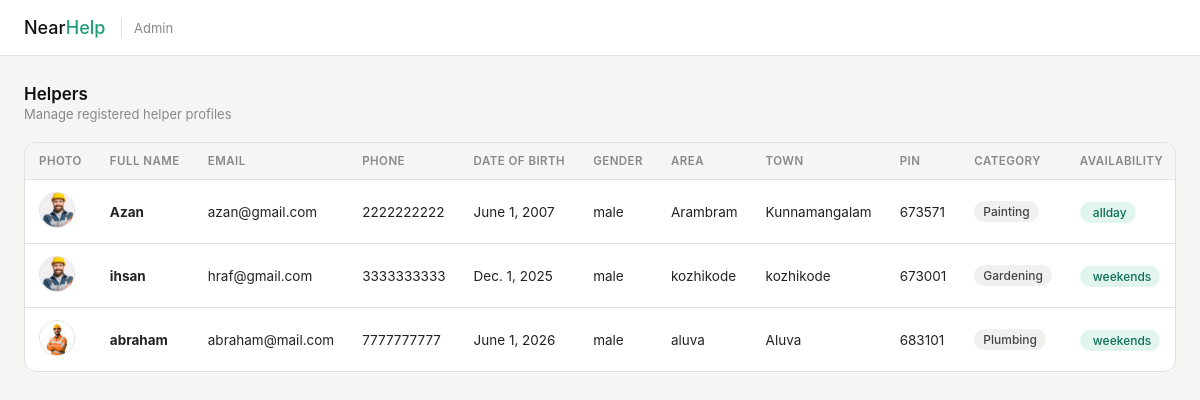
/Helper_data_table, run on an earlier commit of the app's database.
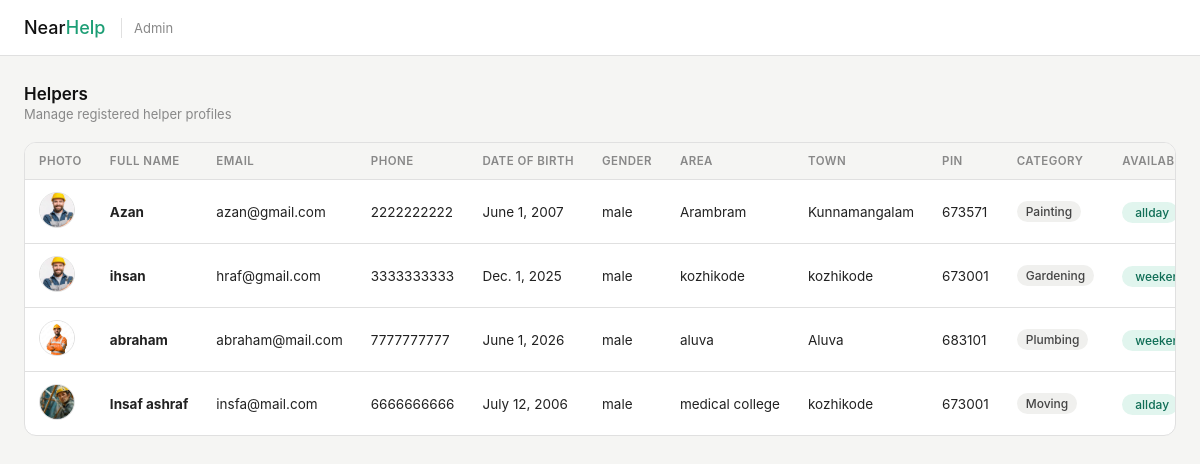
And on a later commit of the database.
### projectnearhelpapp/models.py (models this page shows)
class Helper_details(models.Model):
        user = models.OneToOneField(settings.AUTH_USER_MODEL, on_delete=models.CASCADE , related_name='helper_details', null=True, blank=True)
        Fullname = models.CharField(max_length=50)
        Dob = models.DateField()
        Gender = models.CharField()
        Phone_number = models.CharField()
        Email = models.CharField()
        Photo = models.ImageField(upload_to="photos/" , blank=True, null=True)
        Area = models.CharField(max_length=100, null=True, blank=True)
        Town = models.CharField(max_length=100)
        Pin = models.IntegerField()
        Category = models.CharField()
        Availability = models.CharField()
        Password = models.CharField(max_length=128)

### projectnearhelpapp/views.py (the view)
# urls.py: path('Helper_data_table',views.Helper_data_table,name='Helper_data_table'),
def Helper_data_table(request):
    alldata = Helper_details.objects.all()
    return render(request,'admin_dashboard/helper_data_table.html',{'helperdata':alldata})

### projectnearhelpapp/templates/admin_dashboard/helper_data_table.html (shortened to what this page needs)
<!DOCTYPE html>
<html lang="en">
<head>
    {% load static %}
    <link rel="stylesheet" href="https://cdn.jsdelivr.net/npm/@tabler/icons-webfont@latest/tabler-icons.min.css">
    <link rel="stylesheet" href="{% static 'css/admin_dashboard/helper_data_table.css' %}">
</head>
<body>
    <nav>
        <a class="logo" href="#">Near<span>Help</span></a>
        <span class="nav-label">Admin</span>
    </nav>
    <div class="page">
        <div class="page-header">
            <div>
                <div class="page-title">Helpers</div>
                <div class="page-subtitle">Manage registered helper profiles</div>
            </div>
        </div>
        <div class="table-card">
            <div class="table-wrapper">
                <table>
                    <thead>
                        <tr>
                            <th>Photo</th>
                            <th>Full Name</th>
                            <th>Email</th>
                            <th>Phone</th>
                            <th>Date of Birth</th>
                            <th>Gender</th>
                            <th>Area</th>
                            <th>Town</th>
                            <th>PIN</th>
                            <th>Category</th>
                            <th>Availability</th>
                        </tr>
                    </thead>
                    <tbody>
                        {% for i in helperdata %}
                        <tr>
                            <td class="photo-cell">
                                {% if i.Photo %}
                                    <img src="{{ i.Photo.url }}" alt="Photo">
                                {% else %}
                                    <div class="photo-placeholder">
                                        <i class="ti ti-user"></i>
                                    </div>
                                {% endif %}
                            </td>
                            <td><strong>{{ i.Fullname }}</strong></td>
                            <td>{{ i.Email }}</td>
                            <td>{{ i.Phone_number }}</td>
                            <td>{{ i.Dob }}</td>
                            <td>{{ i.Gender }}</td>
                            <td>{{ i.Area }}</td>
                            <td>{{ i.Town }}</td>
                            <td>{{ i.Pin }}</td>
                            <td>
                                <span class="chip chip-category">{{ i.Category }}</span>
                            </td>
                            <td>
                                {% if i.Availability %}
                                    <span class="chip chip-available">
                                        {{ i.Availability }}
                                    </span>
                                {% else %}
                                    <span class="chip chip-unavailable">—</span>
                                {% endif %}
                            </td>
                        </tr>
                        {% endfor %}
                    </tbody>
                </table>
            </div>
        </div>
    </div>
</body>
</html>

What changed in the data, as far as the page shows it:
added Helper_details: Photo (picture), Fullname "Insaf ashraf", Email "insfa@mail.com", Phone_number "6666666666", Dob "July 12, 2006", Gender "male", Area "medical college", Town "kozhikode", Pin "673001", Category "Moving", Availability "allday"
